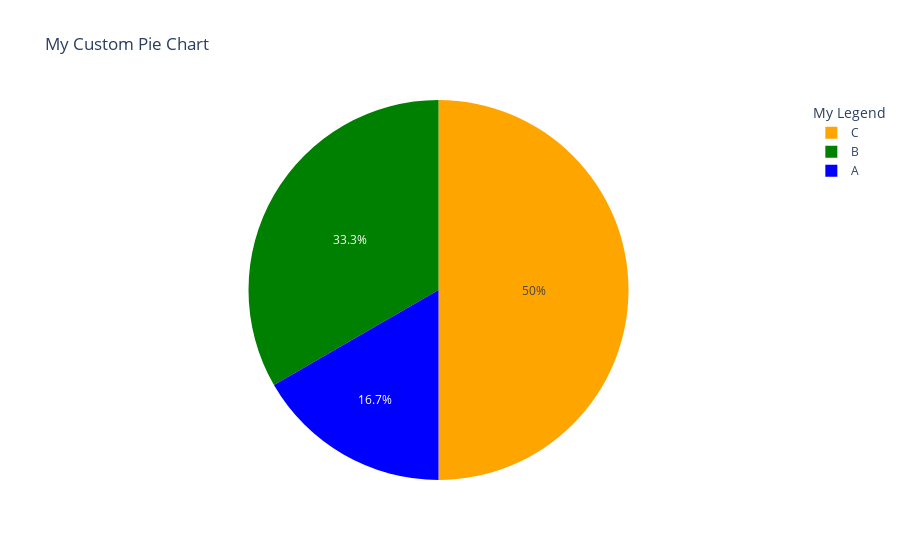

Notebook code cell kept with this figure:
### Code cell
create_custom_pie_chart(data, chart_title='My Custom Pie Chart', legend_title='My Legend')

### Figure 1 — Plotly figure (JSON) as saved in the notebook; plotly's stock layout.template omitted (floating-point values rounded to 4 significant figures)
{"data": [{"labels": ["A", "B", "C"], "marker": {"colors": ["blue", "green", "orange", "red", "purple"]}, "type": "pie", "values": [10, 20, 30]}], "layout": {"legend": {"title": {"text": "My Legend"}}, "title": {"text": "My Custom Pie Chart"}}}
